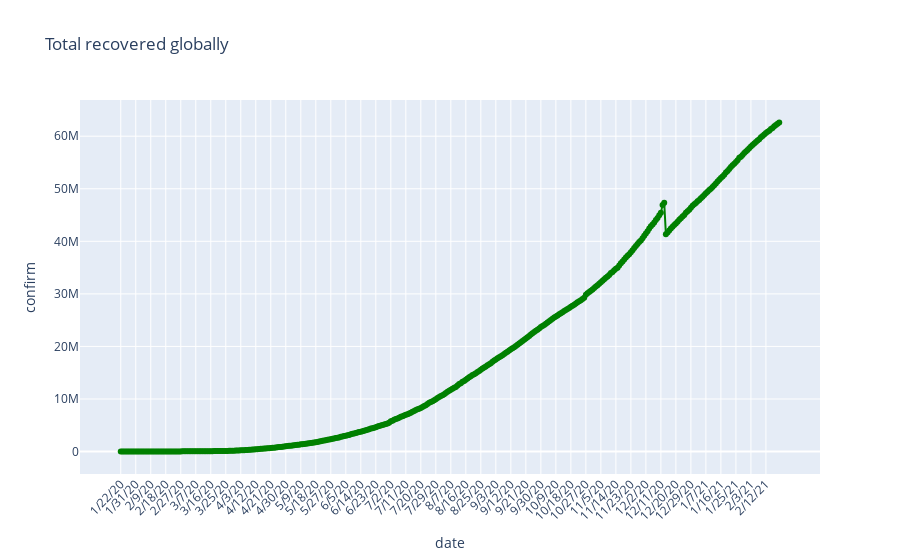

Notebook code cell kept with this figure:
### Markdown cell above
### Recovered Cases :

### Code cell
#Global recovered cases
fig = go.Figure(data=go.Scatter(x=recovered_agg.index, y = recovered_agg.values, mode = 'lines+markers' ,line=dict(color='green',width=2)))
fig.update_layout(title='Total recovered globally', yaxis_title = 'confirm',xaxis_title='date',xaxis_tickangle = 315)
fig.show()

### Figure 1 — Plotly figure (JSON) as saved in the notebook; plotly's stock layout.template omitted (floating-point values rounded to 4 significant figures; data arrays with more than 128 entries replaced by an {"elided": "..."} marker saying what was removed)
{"data": [{"line": {"color": "green", "width": 2}, "mode": "lines+markers", "type": "scatter", "x": {"elided": "396 str values"}, "y": {"elided": "396 int values"}}], "layout": {"title": {"text": "Total recovered globally"}, "xaxis": {"tickangle": -45, "title": {"text": "date"}}, "yaxis": {"title": {"text": "confirm"}}}}
